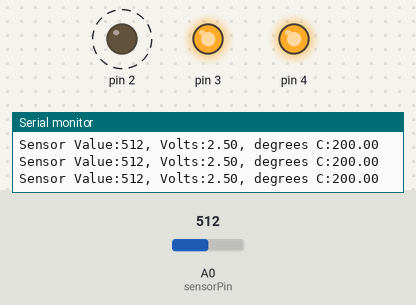
A sketch run on a simulated Arduino Uno, built with avr-gcc and run on an emulated ATmega328P. Shown: output pins drawn as LEDs (lit = HIGH), the last lines printed to the serial monitor. Dashed ring = blinking. Inputs (shaded band) come from the test bench; at power-on: A0 (sensorPin) = 512.

Above: at 1.3 s.
1.4 s: A0 (sensorPin) set to 178
4.4 s: A0 (sensorPin) set to 163
At 5.9 s:
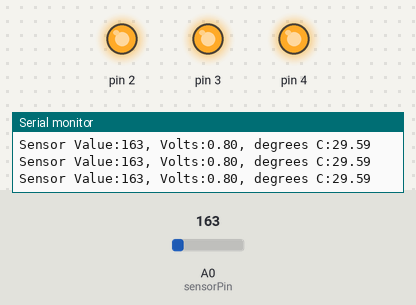
7.4 s: A0 (sensorPin) set to 122
At 7.9 s:
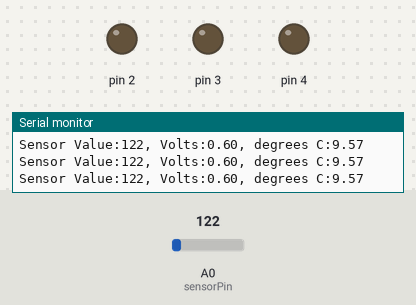
8.9 s: A0 (sensorPin) set to 306
At 9.09 s:
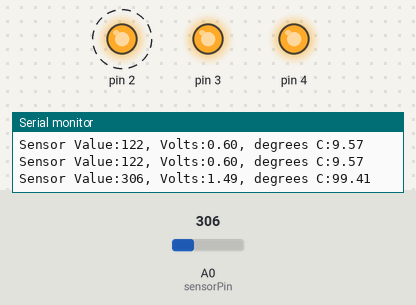
Timing chart, 0 to 12.9 s (numbered marks = the images above; inputs shaded):
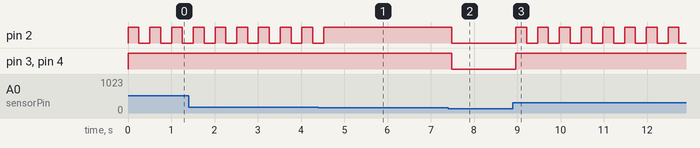

Measured:
- the behaviour switches between 164 and 163 on A0 (sensorPin) (found by bisection; images 0 and 1)
- after the input at 4.4 s, pin 2: goes on until 4.5 s, then stays HIGH
- after the input at 7.4 s, pin 2–4: HIGH → LOW after 0.08 s
- after the input at 8.9 s, pin 2: alternates HIGH for 0.25 s and LOW for 0.25 s, starting after 0.07 s; pin 3, pin 4: LOW → HIGH after 0.07 s
- by itself, pin 2: alternates HIGH for 0.25 s and LOW for 0.25 s

The sketch:

03_love_0_meter.ino
```cpp
const int sensorPin = A0;
const float baselineTemp = 22.0;

void setup() {
  // put your setup code here, to run once:
  Serial.begin(9600);

  for(int pinNumber = 2; pinNumber < 5; pinNumber++){
    pinMode(pinNumber, OUTPUT);
    digitalWrite(pinNumber, LOW);
  }

}

void loop() {
  // put your main code here, to run repeatedly:
  int sensorVal = analogRead(sensorPin);

  Serial.print("Sensor Value:");
  Serial.print(sensorVal);

  //Convert the ADC reading to voltage
  float voltage = (sensorVal / 1024.0)*5.0;

  Serial.print(", Volts:");
  Serial.print(voltage);

  //Convert the voltage to temperature in degree
  float temperature  = (voltage - 0.5)*100;
  Serial.print(", degrees C:");
  Serial.println(temperature);

  if(temperature < baselineTemp +1){
    digitalWrite(2, LOW);
    digitalWrite(3, LOW);
    digitalWrite(4, LOW);
  } else if(temperature >= baselineTemp +1 &&
            temperature < baselineTemp +2){
    digitalWrite(2, HIGH);
    digitalWrite(3, LOW);
    digitalWrite(4, LOW);
  } else if(temperature >= baselineTemp +2 &&
            temperature < baselineTemp +3){
    digitalWrite(2, LOW);
    digitalWrite(3, HIGH);
    digitalWrite(4, LOW);
  } else if(temperature >= baselineTemp +3 &&
            temperature < baselineTemp +4){
    digitalWrite(2, HIGH);
    digitalWrite(3, HIGH);
    digitalWrite(4, LOW);
  } else if(temperature >= baselineTemp +4 &&
            temperature < baselineTemp +5){
    digitalWrite(2, LOW);
    digitalWrite(3, LOW);
    digitalWrite(4, HIGH);
  } else if(temperature >= baselineTemp +5 &&
            temperature < baselineTemp +6){
    digitalWrite(2, HIGH);
    digitalWrite(3, LOW);
    digitalWrite(4, HIGH);
  } else if(temperature >= baselineTemp +6 &&
            temperature < baselineTemp +7){
    digitalWrite(2, LOW);
    digitalWrite(3, HIGH);
    digitalWrite(4, HIGH);
  } else if(temperature >= baselineTemp +7 &&
            temperature < baselineTemp +8){
    digitalWrite(2, HIGH);
    digitalWrite(3, HIGH);
    digitalWrite(4, HIGH);
  } else if(temperature >= baselineTemp +8){
    digitalWrite(2, HIGH);
    digitalWrite(3, HIGH);
    digitalWrite(4, HIGH);
    delay(250);
    digitalWrite(2, LOW);
    digitalWrite(3, HIGH);
    digitalWrite(4, HIGH);
    delay(250);
  }
  delay(1);

}
```
